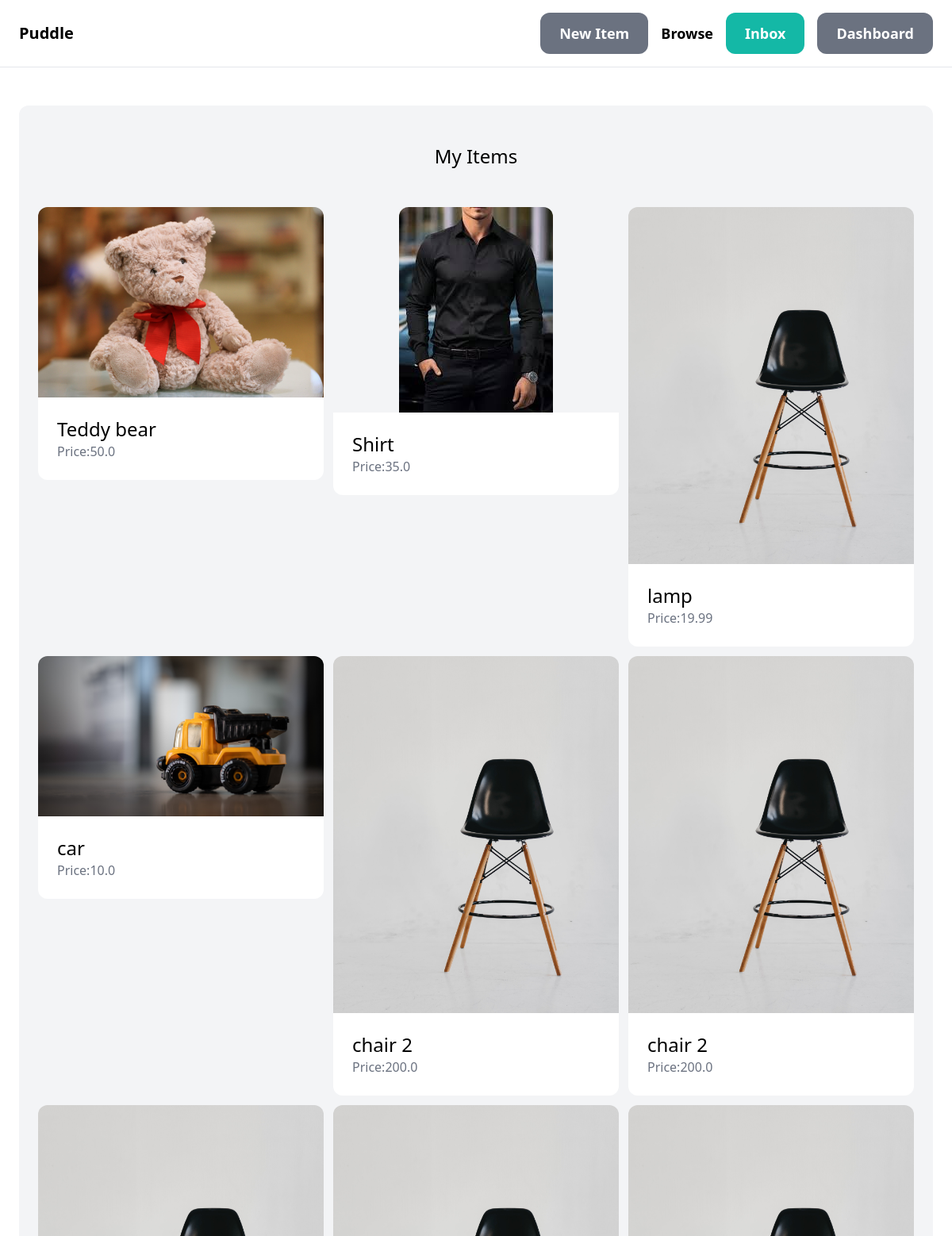
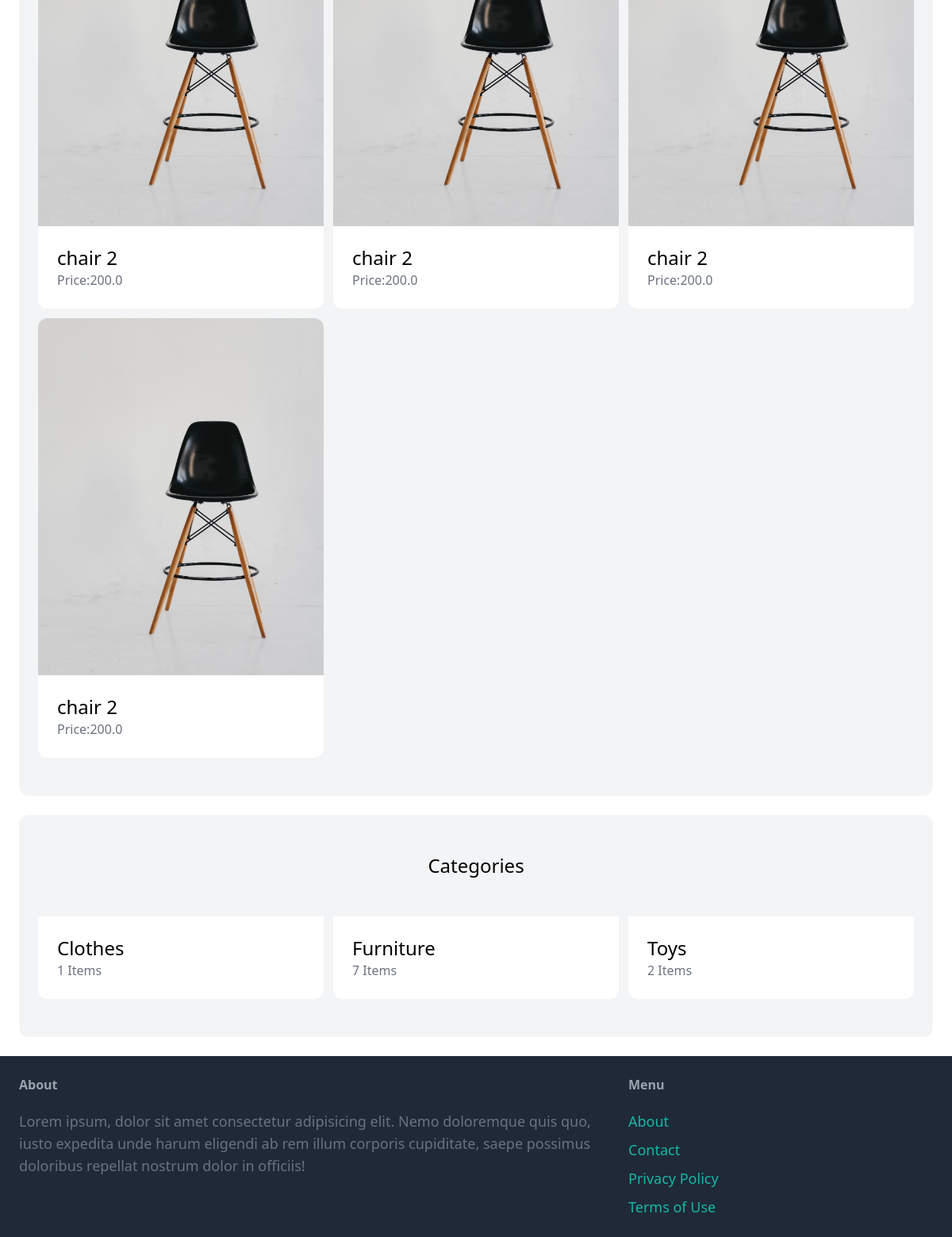
The app's page /dashboard/ (signed in), older data (2 pictures, top to bottom).
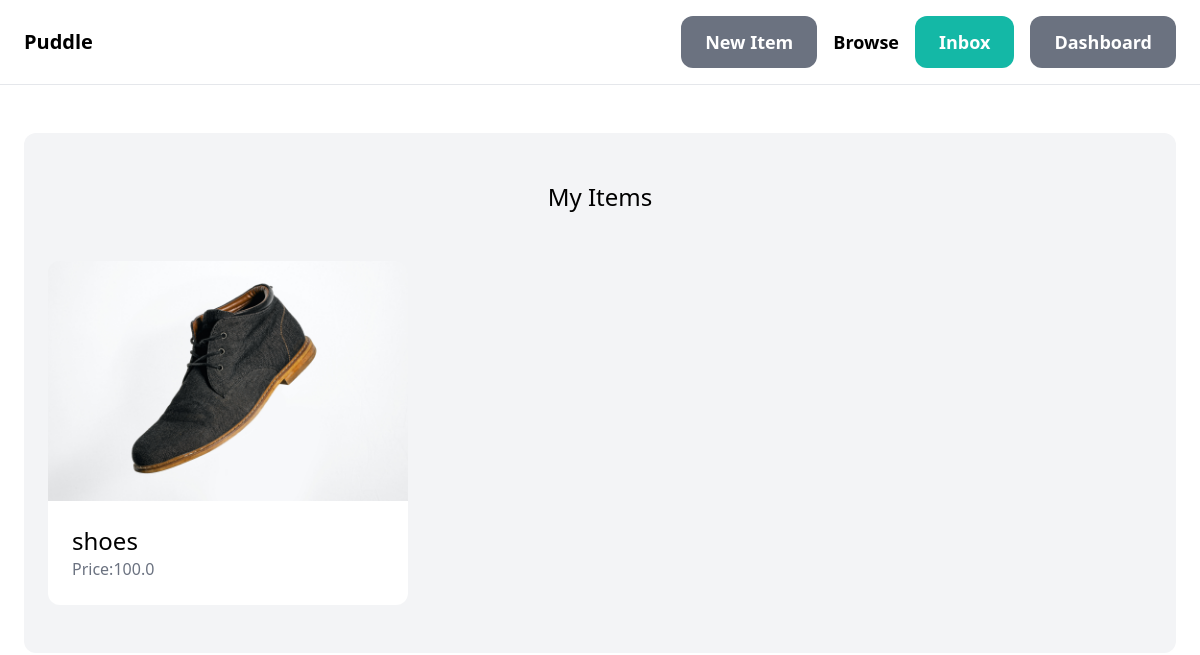
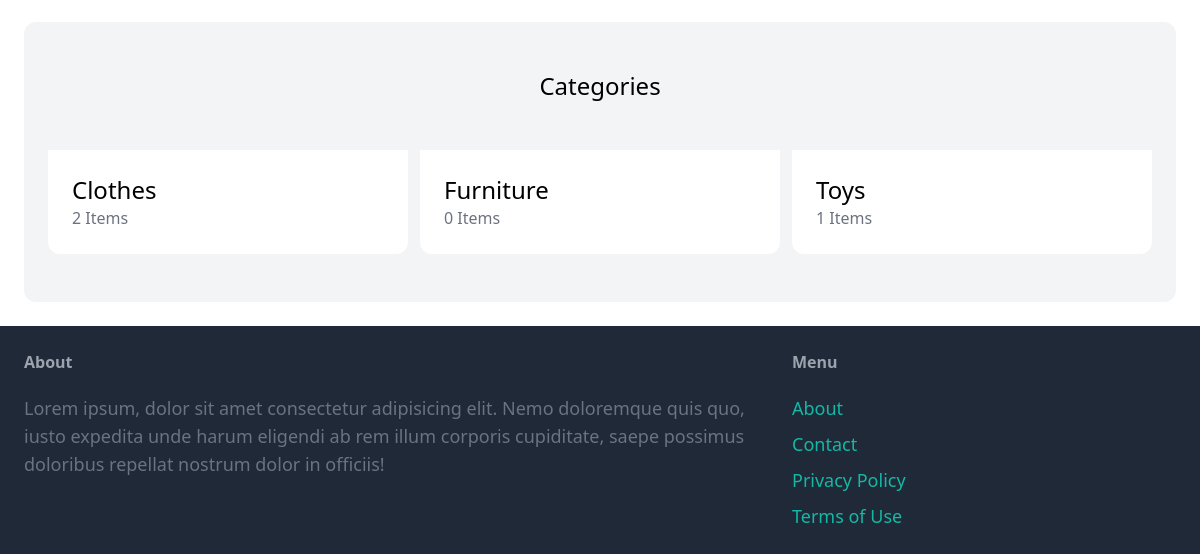
The same page, newer data (2 pictures, top to bottom).
### item/models.py (models this page shows, shortened)
class Item(models.Model):
    category = models.ForeignKey(Category, related_name='items', on_delete=models.CASCADE)
    name = models.CharField(max_length = 255)
    desc = models.TextField(blank=True, null=True)
    price = models.FloatField()
    image = models.ImageField(upload_to='item_images', blank=True , null=True)
    is_sold = models.BooleanField(default=False)
    created_by = models.ForeignKey(User, related_name='items', on_delete=models.CASCADE)
    created_at = models.DateField(auto_now_add=True)

class Category(models.Model):
    name = models.CharField(max_length=255)
    class Meta:
        ordering = ('name',)
        verbose_name_plural = 'Categories'

### dashboard/views.py (the view)
# urls.py: path('', index,name="index"),
@login_required
def index(request):
    item = Item.objects.filter(created_by=request.user)
    category = Category.objects.all()
    return render(request, 'dashboard/index.html',{
        'items':item,
        'categories':category
    })

### dashboard/templates/dashboard/index.html (shortened to what this page needs)
{% extends "base.html" %}
{% block content %}
    <div class="mt-6 px-6 py-12 bg-gray-100 rounded-xl">
        <h2 class="mb-12 text-2xl text-center">My Items</h2>
        <div class="grid grid-cols-3 gap-3">
            {% for item in items %}
                <div>
                    <a href="{% url 'item:detail' item.id %}">
                        <div>
                            <img src="{{item.image.url}}" class="mx-auto adjust rounded-t-xl">
                        </div>
                        <div class="p-6 bg-white rounded-b-xl">
                            <h2 class="text-2xl">{{item.name}}</h2>
                            <p class="text-gray-500">Price:{{item.price}}</p>
                        </div>
                    </a>
                </div>
            {% endfor %}
        </div>
    </div>
    <div class="mt-6 px-6 py-12 bg-gray-100 rounded-xl">
        <h2 class="mb-12 text-2xl text-center">Categories</h2>
        <div class="grid grid-cols-3 gap-3">
            {% for category in categories %}
                <div>
                    <a href="#">
                        <div class="p-6 bg-white rounded-b-xl">
                            <h2 class="text-2xl">{{category.name}}</h2>
                            <p class="text-gray-500">{{category.items.count}} Items</p>
                        </div>
                    </a>
                </div>
            {% endfor %}
        </div>
    </div>
{% endblock %}

Row changes from the older to the newer data that the page shows:
removed Item: image (picture), name "Teddy bear", price "50.0"
no longer on this page (row edited): Item: image (picture), name "Shirt", price "35.0"
removed Item: image (picture), name "lamp", price "19.99"
removed Item: image (picture), name "car", price "10.0"
removed Item: image (picture), name "chair 2", price "200.0"
removed Item: image (picture), name "chair 2", price "200.0"
removed Item: image (picture), name "chair 2", price "200.0"
removed Item: image (picture), name "chair 2", price "200.0"
removed Item: image (picture), name "chair 2", price "200.0"
removed Item: image (picture), name "chair 2", price "200.0"
added Item: image (picture), name "shoes", price "100.0"
computed for Category "Clothes": items.count "1" → "2"
computed for Category "Furniture": items.count "7" → "0"
computed for Category "Toys": items.count "2" → "1"
